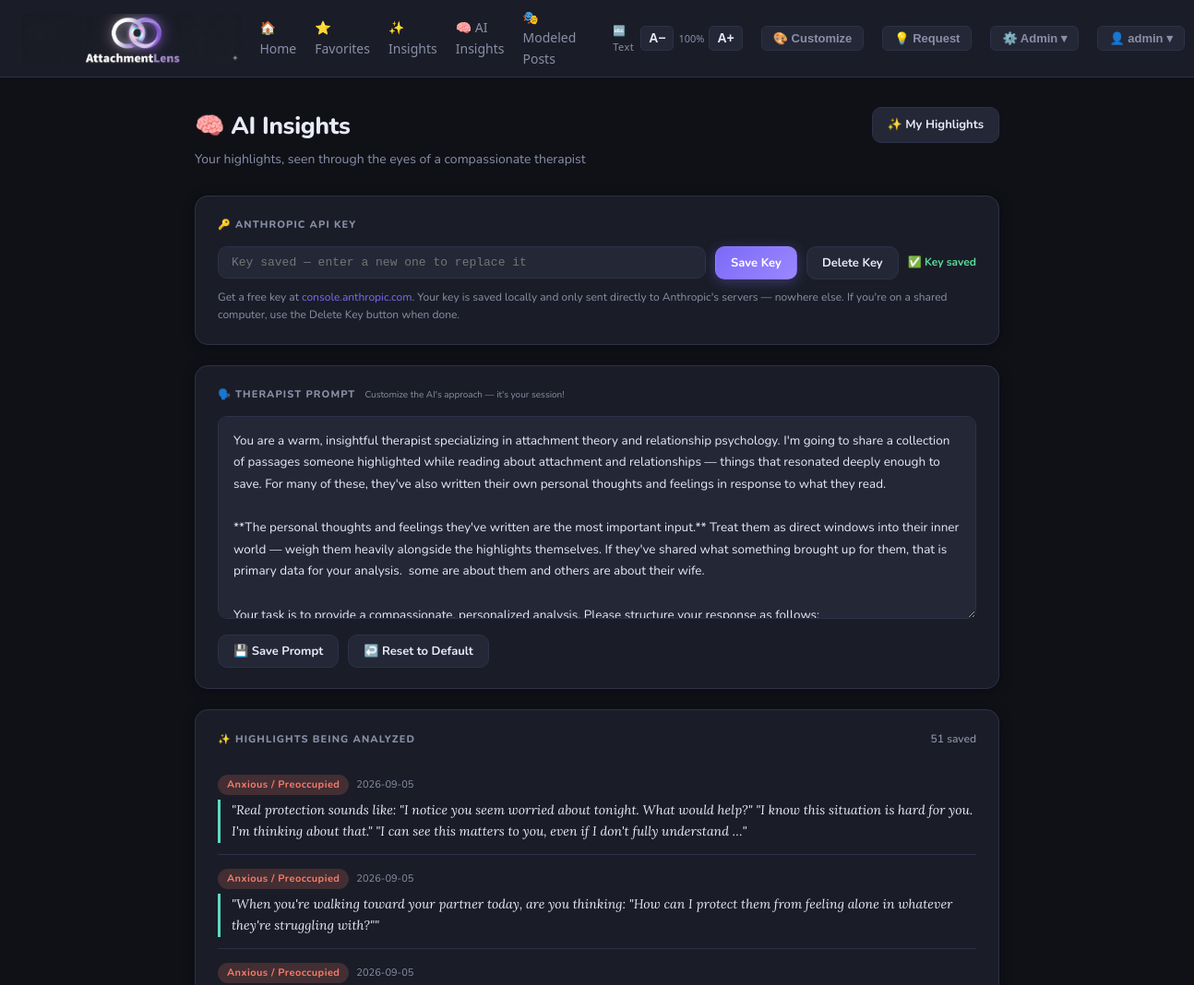
/ai-insights (signed in, upper part), run on an earlier commit of the app's database.
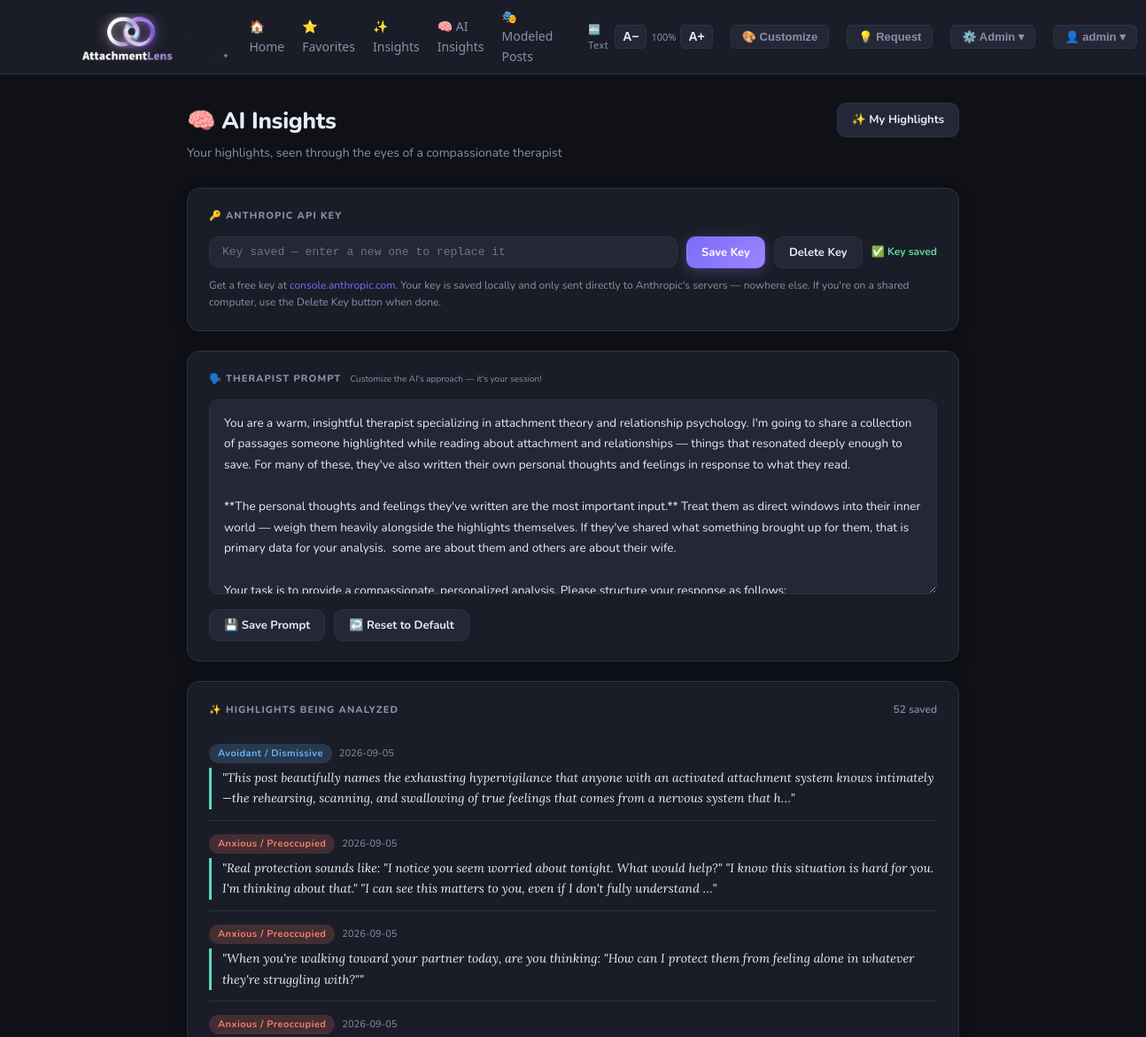
And on a later commit of the database.
### tables this page shows
CREATE TABLE users (
                id INTEGER PRIMARY KEY AUTOINCREMENT,
                username TEXT UNIQUE NOT NULL,
                password_hash TEXT NOT NULL,
                created_at TEXT DEFAULT (datetime('now'))
            );

CREATE TABLE settings (
                key TEXT PRIMARY KEY,
                value TEXT
            , user_id INTEGER NOT NULL DEFAULT 1);

CREATE TABLE insights (
                id INTEGER PRIMARY KEY AUTOINCREMENT,
                post_id INTEGER,
                highlighted_text TEXT NOT NULL,
                my_thoughts TEXT DEFAULT '',
                created_at TEXT DEFAULT (datetime('now'))
            , user_id INTEGER);

CREATE TABLE posts (
                id INTEGER PRIMARY KEY AUTOINCREMENT,
                original_text TEXT NOT NULL,
                revised_text TEXT,
                date_label TEXT,
                post_url TEXT,
                category TEXT NOT NULL,
                is_revised INTEGER DEFAULT 0,
                imported_at TEXT DEFAULT (datetime('now'))
            , popularity INTEGER DEFAULT 0, is_favorite INTEGER DEFAULT 0, likes INTEGER DEFAULT 0, comments INTEGER DEFAULT 0, date_label_locked INTEGER DEFAULT 0);

### app.py (the view)
@app.route('/ai-insights')
@login_required
def ai_insights_page():
    uid = current_user_id()
    search = request.args.get('q', '').strip()
    with get_db() as conn:
        rows = conn.execute('''
            SELECT i.id, i.post_id, i.highlighted_text, i.my_thoughts, i.created_at,
                   p.category, p.post_url
            FROM insights i
            LEFT JOIN posts p ON i.post_id = p.id
            WHERE i.user_id = ?
            ORDER BY i.id DESC
        ''', (uid,)).fetchall()
        if search:
            history = conn.execute(
                "SELECT * FROM ai_analyses WHERE user_id = ? AND (analysis_text LIKE ? OR feedback LIKE ?) ORDER BY id DESC",
                (uid, f'%{search}%', f'%{search}%')
            ).fetchall()
        else:
            history = conn.execute(
                'SELECT * FROM ai_analyses WHERE user_id = ? ORDER BY id DESC', (uid,)
            ).fetchall()
    api_key = get_setting('anthropic_api_key', '')
    saved_prompt = get_setting('ai_therapist_prompt', DEFAULT_THERAPIST_PROMPT)
    return render_template('ai_insights.html',
                           insights=rows,
                           history=history,
                           search=search,
                           api_key_set=bool(api_key),
                           saved_prompt=saved_prompt,
                           default_prompt=DEFAULT_THERAPIST_PROMPT,
                           has_anthropic=_has_anthropic)

### app.py (called while the page is built)
def get_db():
    conn = sqlite3.connect(DB)
    conn.row_factory = sqlite3.Row
    return conn

def current_user_id():
    return session.get('user_id', 1)

def login_required(f):
    @wraps(f)
    def decorated(*args, **kwargs):
        if 'user_id' not in session:
            if request.method != 'GET':
                return jsonify({'error': 'Session expired — please reload the page and log in again.'}), 401
            return redirect(url_for('login', next=request.path))
        return f(*args, **kwargs)
    return decorated

def get_setting(key, default='', user_id=None):
    uid = user_id if user_id is not None else current_user_id()
    if key == 'anthropic_api_key':
        env_val = os.getenv('ANTHROPIC_API_KEY')
        if env_val:
            return env_val
    elif key == 'github_token':
        env_val = os.getenv('GITHUB_TOKEN')
        if env_val:
            return env_val
    with get_db() as conn:
        row = conn.execute('SELECT value FROM settings WHERE user_id = ? AND key = ?', (uid, key)).fetchone()
        if not row:
            row = conn.execute('SELECT value FROM settings WHERE key = ? AND user_id = 1', (key,)).fetchone()
    return row['value'] if row else default

def get_all_users():
    with get_db() as conn:
        return conn.execute('SELECT id, username FROM users ORDER BY username').fetchall()

@app.context_processor
def inject_globals():
    try:
        users = get_all_users()
    except Exception as e:
        users = []
    return {'users': users, 'session': session}

### templates/ai_insights.html (shortened to what this page needs)
{% extends "base.html" %}
{% block content %}
<div class="ai-page">
  <div class="page-header">
    <div class="top-row">
      <div>
        <h1>🧠 AI Insights</h1>
        <div class="sub">Your highlights, seen through the eyes of a compassionate therapist</div>
      </div>
      <a href="/insights" class="btn-warm">✨ My Highlights</a>
    </div>
  </div>
  {% if not insights %}
  <div class="empty-state">
    <div class="big">💭</div>
    <p>No highlights saved yet.</p>
    <div class="hint">Open any post, highlight some text, and tap <strong>Save to Insights</strong>. Then come back here for your analysis!</div>
  </div>
  {% else %}
  <div class="card-warm">
    <div class="section-label">🔑 Anthropic API Key</div>
    <div class="api-row">
      <input type="password" class="api-input" id="api-key-input"
             placeholder="{{ 'Key saved — enter a new one to replace it' if api_key_set else 'Paste your API key here (sk-ant-...)' }}"
             autocomplete="off">
      <button class="btn-warm primary" onclick="saveApiKey()">Save Key</button>
      {% if api_key_set %}
        <button class="btn-warm danger" onclick="deleteApiKey()" id="delete-key-btn">Delete Key</button>
        <span class="key-saved">✅ Key saved</span>
      {% endif %}
    </div>
    <div class="api-hint">
      Get a free key at <a href="https://console.anthropic.com/settings/keys" target="_blank">console.anthropic.com</a>.
      Your key is saved locally and only sent directly to Anthropic's servers — nowhere else.
      If you're on a shared computer, use the Delete Key button when done.
    </div>
  </div>
  <div class="card-warm">
    <div class="section-label">🗣️ Therapist Prompt <span style="font-size:10px;font-weight:400;letter-spacing:0;text-transform:none;color:var(--muted);margin-left:4px">Customize the AI's approach — it's your session!</span></div>
    <textarea class="prompt-textarea" id="therapist-prompt">{{ saved_prompt }}</textarea>
    <div style="display:flex;gap:10px;margin-top:10px;flex-wrap:wrap;align-items:center">
      <button class="btn-warm" onclick="savePrompt()">💾 Save Prompt</button>
      <button class="btn-warm" onclick="resetPrompt()">↩️ Reset to Default</button>
    </div>
  </div>
  <div class="card-warm">
    <div class="section-label" style="justify-content:space-between">
      <span>✨ Highlights Being Analyzed</span>
      <span style="font-size:12px;font-weight:600;letter-spacing:0;text-transform:none;color:var(--muted)">{{ insights|length }} saved</span>
    </div>
    {% for ins in insights %}
    <div class="highlight-pill">
      <div class="highlight-meta">
        {% if ins.category %}
          {% set ck = ins.category.split('/')[0].strip().split(' ')[0] %}
          <span class="cat-badge cat-{{ ck }}">{{ ins.category }}</span>
        {% endif %}
        {% if ins.created_at %}
          <span style="font-size:11px;color:var(--muted)">{{ ins.created_at[:10] }}</span>
        {% endif %}
      </div>
      <div class="highlight-quote">"{{ ins.highlighted_text[:220] }}{% if ins.highlighted_text|length > 220 %}…{% endif %}"</div>
    </div>
    {% endfor %}
  </div>
  {% endif %}
</div>
{% endblock %}

### templates/base.html (shortened to what this page needs)
<!DOCTYPE html>
<html lang="en">
<head>
</head>
<body>
<nav>
  <a href="/" class="brand">
    <img src="/static/images/logo.png" alt="AttachmentLens" onerror="this.style.display='none';this.nextElementSibling.style.display='inline'">
  </a>
  <a href="/" class="nav-link">🏠 Home</a>
  <a href="/#favorites" class="nav-link">⭐ Favorites</a>
  <a href="/insights" class="nav-link">✨ Insights</a>
  <a href="/ai-insights" class="nav-link">🧠 AI Insights</a>
  <a href="/modeled-posts" class="nav-link">🎭 Modeled Posts</a>
  <div class="font-ctrl">
    <span class="font-label">🔤 Text</span>
    <button class="font-btn" onclick="adjustFont(-1)" title="Decrease font size">A−</button>
    <span class="font-size-display" id="font-size-display">15</span>
    <button class="font-btn" onclick="adjustFont(1)" title="Increase font size">A+</button>
  </div>
  <button class="cust-nav-btn" onclick="openCustomization()" title="Customize theme, fonts, and colors">🎨 Customize</button>
  <button class="fr-nav-btn" onclick="openFeatureRequest()">💡 Request</button>
  <div class="nav-menu" id="admin-menu">
    <button class="nav-menu-btn" onclick="toggleMenu('admin-dropdown', event)">⚙️ Admin ▾</button>
  </div>
  {% if session.get('username') %}
  <div class="nav-menu" id="user-menu">
    <button class="nav-menu-btn" onclick="toggleMenu('user-dropdown', event)">👤 {{ session.get('username') }} ▾</button>
  </div>
  {% endif %}
</nav>
<div id="page-content">{% block content %}{% endblock %}</div>
</body>
</html>

### templates/base.html (style rules this page uses)
:root { --bg: #0f1117; --surface: #1a1d27; --surface2: #242736; --border: #2e3147; --accent: #7c6af7; --accent2: #5dd9c4; --text: #e8eaf6; --muted: #8a8fa8; --anxious: #f77c6a; --avoidant: #6ab4f7; --fearful: #c96af7; --secure: #5dd99c; --healing: #f7c96a; --general: #8a8fa8; --revised-badge: #f7a26a; --radius: 10px; --shadow: 0 2px 12px rgba(0,0,0,0.4); --font-family: 'Segoe UI', system-ui, sans-serif; --base-font-size: 15px; }
* { box-sizing: border-box; margin: 0; padding: 0; }
body { background: var(--bg); color: var(--text); font-family: var(--font-family); font-size: var(--base-font-size); line-height: 1.6; }
a { color: var(--accent); text-decoration: none; }
nav { position: sticky; top: 0; z-index: 200; background: var(--surface); border-bottom: 1px solid var(--border); padding: 8px 24px; display: flex; align-items: center; gap: 20px; min-height: 70px; }
.font-ctrl { display: flex; align-items: center; gap: 5px; }
.font-label { font-size: 11px; color: var(--muted); letter-spacing: .04em; margin-right: 2px; }
.font-btn { background: var(--surface2); border: 1px solid var(--border); color: var(--text); border-radius: 5px; cursor: pointer; padding: 2px 8px; font-size: 14px; font-weight: 700; line-height: 1.5; transition: border-color .15s; }
.font-size-display { font-size: 11px; color: var(--muted); min-width: 28px; text-align: center; }
nav .brand { display: flex; align-items: center; text-decoration: none; }
nav .brand img { height: 54px; width: auto; }
nav a.nav-link { color: var(--muted); font-size: 14px; }
.cat-badge { display: inline-block; padding: 2px 10px; border-radius: 20px; font-size: 11px; font-weight: 700; letter-spacing: .04em; }
.cat-Anxious { background: rgba(247,124,106,.18); color: var(--anxious); }
.cat-Avoidant { background: rgba(106,180,247,.18); color: var(--avoidant); }
.nav-menu { position: relative; }
.nav-menu-btn { background: var(--surface2); border: 1px solid var(--border); color: var(--muted); border-radius: 6px; cursor: pointer; padding: 5px 12px; font-size: 13px; font-weight: 600; transition: border-color .15s, color .15s; white-space: nowrap; }
.fr-nav-btn { background: var(--surface2); border: 1px solid var(--border); color: var(--muted); border-radius: 6px; cursor: pointer; padding: 5px 12px; font-size: 13px; font-weight: 600; transition: border-color .15s, color .15s; white-space: nowrap; }
.cust-nav-btn { background: var(--surface2); border: 1px solid var(--border); color: var(--muted); border-radius: 6px; cursor: pointer; padding: 5px 12px; font-size: 13px; font-weight: 600; transition: border-color .15s, color .15s; white-space: nowrap; }

What changed in the data, as far as the page shows it:
added insights: category "Avoidant / Dismissive", created_at "2026-09-05", highlighted_text "This post beautifully names the exhausting hypervigilance that anyone with an activated attachment system knows intimately—the rehearsing, scanning, and swallowing of true feelings that comes from a nervous system that h"
Also different on the page:
{{ insights|length }}: "51" → "52"
